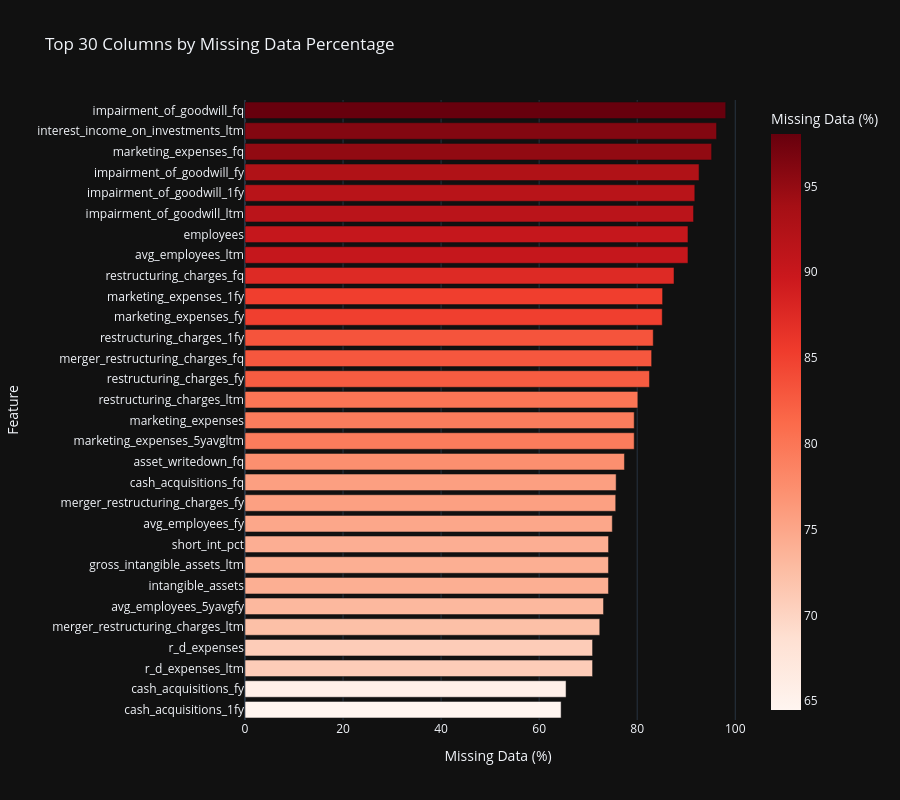
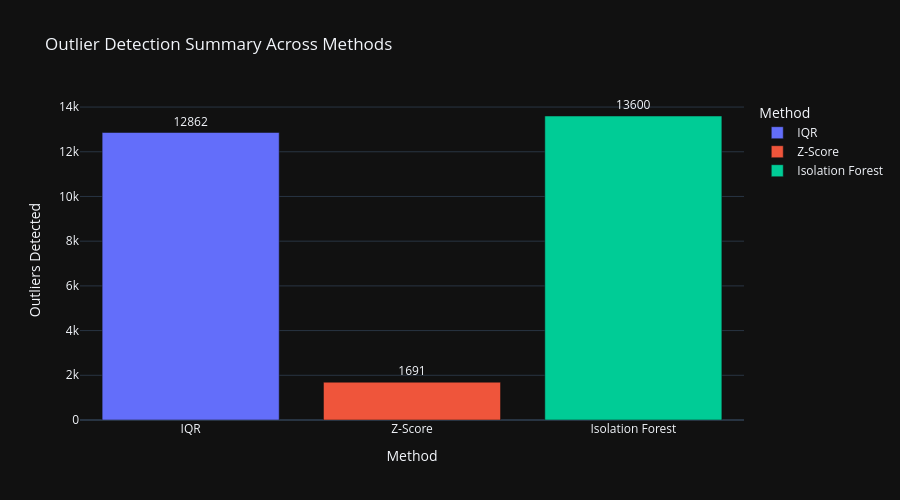
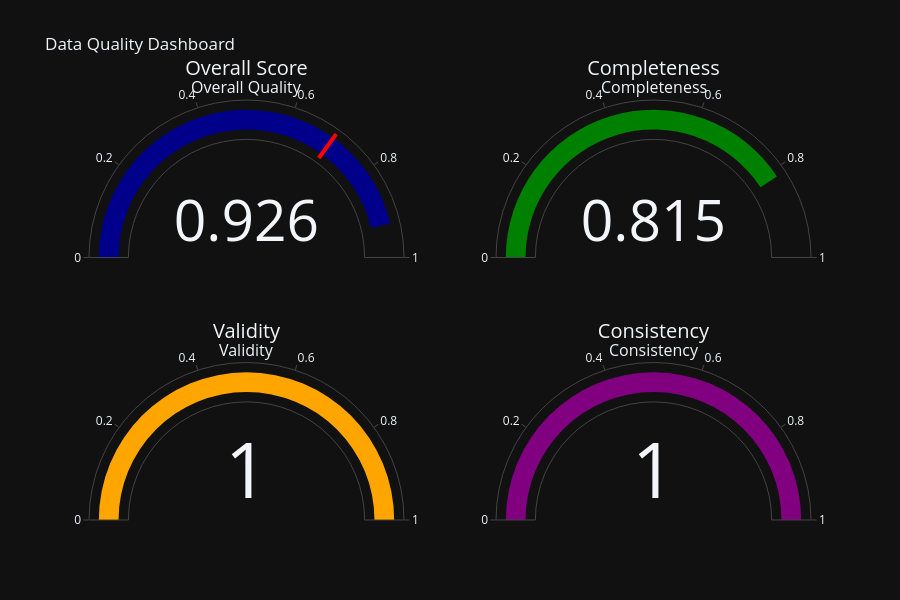

Write notebook code for charts like these, in order.
### Code cell
# 📊 Interactive Data Quality Visualizations
print("\n📊 Creating Interactive Data Quality Visualizations...")

# Note: Output directories already created at initialization (all Phase 9.1-9.8 subdirectories)

# 1. Missing Value Heatmap (Interactive Plotly)
missing_pct = (all_stocks.isnull().sum() / len(all_stocks) * 100).sort_values(ascending=False)
missing_df = pd.DataFrame({
    'Column': missing_pct.index,
    'Missing %': missing_pct.values
    }).head(30)

fig_missing = px.bar(
        missing_df,
        x='Missing %',
        y='Column',
        orientation='h',
        title='Top 30 Columns by Missing Data Percentage',
        labels={'Missing %': 'Missing Data (%)', 'Column': 'Feature'},
        color='Missing %',
        color_continuous_scale='Reds',
        height=800
        )
fig_missing.update_layout(yaxis={'categoryorder': 'total ascending'})
fig_missing.show()

# Save as HTML for interactive viewing
fig_missing.write_html(OUTPUT_DIR / "eda" / "missing_values_heatmap.html")
print(f"✓ Saved: {OUTPUT_DIR / 'eda' / 'missing_values_heatmap.html'}")

# 2. Outlier Detection Summary (Interactive Bar Chart)
outlier_summary = pd.DataFrame({
    'Method': ['IQR', 'Z-Score', 'Isolation Forest'],
    'Outliers Detected': [total_iqr, total_zscore, total_iforest],
    'Columns Analyzed': [len(outliers_iqr), len(outliers_zscore), len(outliers_iforest)]
    })

fig_outliers = px.bar(
        outlier_summary,
        x='Method',
        y='Outliers Detected',
        title='Outlier Detection Summary Across Methods',
        color='Method',
        text='Outliers Detected',
        height=500
        )
fig_outliers.update_traces(texttemplate='%{text}', textposition='outside')
fig_outliers.show()
fig_outliers.write_html(OUTPUT_DIR / "eda" / "outlier_detection_summary.html")
print(f"✓ Saved: {OUTPUT_DIR / 'eda' / 'outlier_detection_summary.html'}")

# 3. Data Quality Score Dashboard (Gauge Charts)
fig_quality = make_subplots(
        rows=2, cols=2,
        specs=[[{'type': 'indicator'}, {'type': 'indicator'}],
               [{'type': 'indicator'}, {'type': 'indicator'}]],
        subplot_titles=('Overall Quality', 'Completeness', 'Validity', 'Consistency')
        )

fig_quality.add_trace(go.Indicator(
        mode="gauge+number",
        value=quality_report.overall_score,
        title={'text': "Overall Score"},
        gauge={'axis': {'range': [0, 1]},
               'bar': {'color': "darkblue"},
               'threshold': {'line': {'color': "red", 'width': 4}, 'thickness': 0.75, 'value': 0.7}}
        ), row=1, col=1)

fig_quality.add_trace(go.Indicator(
        mode="gauge+number",
        value=quality_report.completeness_score,
        title={'text': "Completeness"},
        gauge={'axis': {'range': [0, 1]}, 'bar': {'color': "green"}}
        ), row=1, col=2)

fig_quality.add_trace(go.Indicator(
        mode="gauge+number",
        value=quality_report.validity_score,
        title={'text': "Validity"},
        gauge={'axis': {'range': [0, 1]}, 'bar': {'color': "orange"}}
        ), row=2, col=1)

fig_quality.add_trace(go.Indicator(
        mode="gauge+number",
        value=quality_report.consistency_score,
        title={'text': "Consistency"},
        gauge={'axis': {'range': [0, 1]}, 'bar': {'color': "purple"}}
        ), row=2, col=2)

fig_quality.update_layout(
        title_text="Data Quality Dashboard",
        height=600,
        showlegend=False
        )
fig_quality.show()
fig_quality.write_html(OUTPUT_DIR / "eda" / "data_quality_dashboard.html")
print(f"✓ Saved: {OUTPUT_DIR / 'eda' / 'data_quality_dashboard.html'}")

print(f"\n✅ Section 2 Interactive Visualizations Complete")
# Optionally, print the actual issues
if quality_report.issues:
    print(f"  Issue details:")
    for issue in quality_report.issues[:5]:  # Show first 5 issues
        print(f"    - {issue}")
    if len(quality_report.issues) > 5:
        print(f"    ... and {len(quality_report.issues) - 5} more issues")

### Figure 1 — Plotly figure (JSON) as saved in the notebook; plotly's stock layout.template omitted (floating-point values rounded to 4 significant figures)
{"data": [{"hovertemplate": "Missing Data (%)=%{marker.color}<br>Feature=%{y}<extra></extra>", "legendgroup": "", "marker": {"color": [98.05, 96.19, 95.18, 92.62, 91.75, 91.49, 90.36, 90.36, 87.51, 85.18, 85.11, 83.27, 82.94, 82.5, 80.13, 79.39, 79.39, 77.4, 75.7, 75.62, 74.92, 74.15, 74.14, 74.14, 73.13, 72.36, 70.9, 70.9, 65.49, 64.48], "coloraxis": "coloraxis", "pattern": {"shape": ""}}, "name": "", "orientation": "h", "showlegend": false, "textposition": "auto", "x": [98.05, 96.19, 95.18, 92.62, 91.75, 91.49, 90.36, 90.36, 87.51, 85.18, 85.11, 83.27, 82.94, 82.5, 80.13, 79.39, 79.39, 77.4, 75.7, 75.62, 74.92, 74.15, 74.14, 74.14, 73.13, 72.36, 70.9, 70.9, 65.49, 64.48], "xaxis": "x", "y": ["impairment_of_goodwill_fq", "interest_income_on_investments_ltm", "marketing_expenses_fq", "impairment_of_goodwill_fy", "impairment_of_goodwill_1fy", "impairment_of_goodwill_ltm", "avg_employees_ltm", "employees", "restructuring_charges_fq", "marketing_expenses_1fy", "marketing_expenses_fy", "restructuring_charges_1fy", "merger_restructuring_charges_fq", "restructuring_charges_fy", "restructuring_charges_ltm", "marketing_expenses_5yavgltm", "marketing_expenses", "asset_writedown_fq", "cash_acquisitions_fq", "merger_restructuring_charges_fy", "avg_employees_fy", "short_int_pct", "intangible_assets", "gross_intangible_assets_ltm", "avg_employees_5yavgfy", "merger_restructuring_charges_ltm", "r_d_expenses_ltm", "r_d_expenses", "cash_acquisitions_fy", "cash_acquisitions_1fy"], "yaxis": "y", "type": "bar"}], "layout": {"xaxis": {"anchor": "y", "domain": [0.0, 1.0], "title": {"text": "Missing Data (%)"}}, "yaxis": {"anchor": "x", "domain": [0.0, 1.0], "title": {"text": "Feature"}, "categoryorder": "total ascending"}, "coloraxis": {"colorbar": {"title": {"text": "Missing Data (%)"}}, "colorscale": [[0.0, "rgb(255,245,240)"], [0.125, "rgb(254,224,210)"], [0.25, "rgb(252,187,161)"], [0.375, "rgb(252,146,114)"], [0.5, "rgb(251,106,74)"], [0.625, "rgb(239,59,44)"], [0.75, "rgb(203,24,29)"], [0.875, "rgb(165,15,21)"], [1.0, "rgb(103,0,13)"]]}, "legend": {"tracegroupgap": 0}, "title": {"text": "Top 30 Columns by Missing Data Percentage"}, "barmode": "relative", "height": 800}}

### Figure 2 — Plotly figure (JSON) as saved in the notebook; plotly's stock layout.template omitted (floating-point values rounded to 4 significant figures)
{"data": [{"hovertemplate": "Method=%{x}<br>Outliers Detected=%{text}<extra></extra>", "legendgroup": "IQR", "marker": {"color": "#636efa", "pattern": {"shape": ""}}, "name": "IQR", "orientation": "v", "showlegend": true, "text": [12860.0], "textposition": "outside", "x": ["IQR"], "xaxis": "x", "y": [12862], "yaxis": "y", "type": "bar", "texttemplate": "%{text}"}, {"hovertemplate": "Method=%{x}<br>Outliers Detected=%{text}<extra></extra>", "legendgroup": "Z-Score", "marker": {"color": "#EF553B", "pattern": {"shape": ""}}, "name": "Z-Score", "orientation": "v", "showlegend": true, "text": [1691.0], "textposition": "outside", "x": ["Z-Score"], "xaxis": "x", "y": [1691], "yaxis": "y", "type": "bar", "texttemplate": "%{text}"}, {"hovertemplate": "Method=%{x}<br>Outliers Detected=%{text}<extra></extra>", "legendgroup": "Isolation Forest", "marker": {"color": "#00cc96", "pattern": {"shape": ""}}, "name": "Isolation Forest", "orientation": "v", "showlegend": true, "text": [13600.0], "textposition": "outside", "x": ["Isolation Forest"], "xaxis": "x", "y": [13600], "yaxis": "y", "type": "bar", "texttemplate": "%{text}"}], "layout": {"xaxis": {"anchor": "y", "domain": [0.0, 1.0], "title": {"text": "Method"}, "categoryorder": "array", "categoryarray": ["IQR", "Z-Score", "Isolation Forest"]}, "yaxis": {"anchor": "x", "domain": [0.0, 1.0], "title": {"text": "Outliers Detected"}}, "legend": {"title": {"text": "Method"}, "tracegroupgap": 0}, "title": {"text": "Outlier Detection Summary Across Methods"}, "barmode": "relative", "height": 500}}

### Figure 3 — Plotly figure (JSON) as saved in the notebook; plotly's stock layout.template omitted (floating-point values rounded to 4 significant figures)
{"data": [{"gauge": {"axis": {"range": [0, 1]}, "bar": {"color": "darkblue"}, "threshold": {"line": {"color": "red", "width": 4}, "thickness": 0.75, "value": 0.7}}, "mode": "gauge+number", "title": {"text": "Overall Score"}, "value": 0.9261, "type": "indicator", "domain": {"x": [0.0, 0.45], "y": [0.625, 1.0]}}, {"gauge": {"axis": {"range": [0, 1]}, "bar": {"color": "green"}}, "mode": "gauge+number", "title": {"text": "Completeness"}, "value": 0.8151, "type": "indicator", "domain": {"x": [0.55, 1.0], "y": [0.625, 1.0]}}, {"gauge": {"axis": {"range": [0, 1]}, "bar": {"color": "orange"}}, "mode": "gauge+number", "title": {"text": "Validity"}, "value": 1.0, "type": "indicator", "domain": {"x": [0.0, 0.45], "y": [0.0, 0.375]}}, {"gauge": {"axis": {"range": [0, 1]}, "bar": {"color": "purple"}}, "mode": "gauge+number", "title": {"text": "Consistency"}, "value": 1.0, "type": "indicator", "domain": {"x": [0.55, 1.0], "y": [0.0, 0.375]}}], "layout": {"annotations": [{"font": {"size": 16}, "showarrow": false, "text": "Overall Quality", "x": 0.225, "xanchor": "center", "xref": "paper", "y": 1.0, "yanchor": "bottom", "yref": "paper"}, {"font": {"size": 16}, "showarrow": false, "text": "Completeness", "x": 0.775, "xanchor": "center", "xref": "paper", "y": 1.0, "yanchor": "bottom", "yref": "paper"}, {"font": {"size": 16}, "showarrow": false, "text": "Validity", "x": 0.225, "xanchor": "center", "xref": "paper", "y": 0.375, "yanchor": "bottom", "yref": "paper"}, {"font": {"size": 16}, "showarrow": false, "text": "Consistency", "x": 0.775, "xanchor": "center", "xref": "paper", "y": 0.375, "yanchor": "bottom", "yref": "paper"}], "title": {"text": "Data Quality Dashboard"}, "height": 600, "showlegend": false}}
